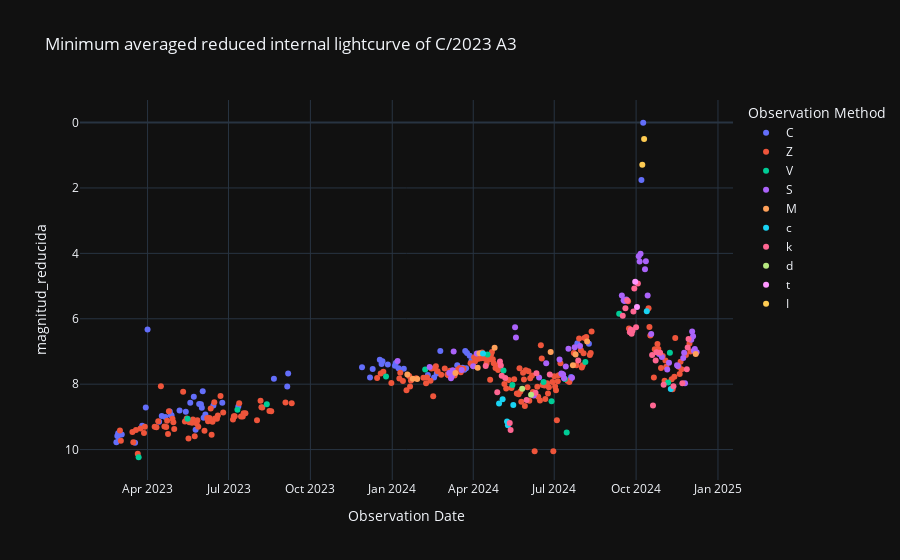

Here is the notebook cell this chart was saved with:
### Code cell
# Curva de luz interna
curva_de_luz_interna(nombre_del_cometa, curva_de_luz_interna_df, 'envolvente_inferior')

### Figure 1 — Plotly figure (JSON) as saved in the notebook; plotly's stock layout.template omitted (floating-point values rounded to 4 significant figures; data arrays with more than 128 entries replaced by an {"elided": "..."} marker saying what was removed)
{"data": [{"hovertemplate": "Observation Method=C<br>Observation Date=%{x}<br>magnitud_reducida=%{y}<extra></extra>", "legendgroup": "C", "marker": {"color": "#636efa", "symbol": "circle"}, "mode": "markers", "name": "C", "orientation": "v", "showlegend": true, "type": "scatter", "x": ["2023-02-25T00:00:00", "2023-02-26T00:00:00", "2023-02-27T00:00:00", "2023-02-28T00:00:00", "2023-03-03T00:00:00", "2023-03-18T00:00:00", "2023-03-26T00:00:00", "2023-03-30T00:00:00", "2023-04-01T00:00:00", "2023-04-14T00:00:00", "2023-04-17T00:00:00", "2023-04-21T00:00:00", "2023-04-26T00:00:00", "2023-04-27T00:00:00", "2023-04-28T00:00:00", "2023-05-07T00:00:00", "2023-05-14T00:00:00", "2023-05-19T00:00:00", "2023-05-23T00:00:00", "2023-05-25T00:00:00", "2023-05-29T00:00:00", "2023-05-31T00:00:00", "2023-06-01T00:00:00", "2023-06-02T00:00:00", "2023-06-03T00:00:00", "2023-06-05T00:00:00", "2023-06-14T00:00:00", "2023-06-24T00:00:00", "2023-07-12T00:00:00", "2023-08-21T00:00:00", "2023-09-05T00:00:00", "2023-09-06T00:00:00", "2023-11-28T00:00:00", "2023-12-07T00:00:00", "2023-12-10T00:00:00", "2023-12-18T00:00:00", "2023-12-20T00:00:00", "2023-12-21T00:00:00", "2023-12-27T00:00:00", "2024-01-04T00:00:00", "2024-01-05T00:00:00", "2024-01-08T00:00:00", "2024-01-14T00:00:00", "2024-02-10T00:00:00", "2024-02-17T00:00:00", "2024-02-20T00:00:00", "2024-02-24T00:00:00", "2024-03-14T00:00:00", "2024-03-20T00:00:00", "2024-03-22T00:00:00", "2024-03-23T00:00:00", "2024-03-24T00:00:00", "2024-03-25T00:00:00", "2024-03-28T00:00:00", "2024-03-30T00:00:00", "2024-07-19T00:00:00", "2024-07-20T00:00:00", "2024-07-27T00:00:00", "2024-08-09T00:00:00", "2024-10-07T00:00:00", "2024-10-09T00:00:00"], "xaxis": "x", "y": [9.778, 9.588, 9.499, 9.709, 9.54, 9.794, 9.273, 8.712, 6.331, 9.146, 8.97, 9.001, 8.838, 8.945, 8.951, 8.808, 8.846, 8.569, 8.386, 9.393, 8.608, 8.614, 8.717, 8.22, 9.023, 8.929, 8.649, 8.565, 8.684, 7.831, 8.069, 7.672, 7.479, 7.796, 7.537, 7.254, 7.385, 7.3, 7.398, 7.437, 7.355, 7.51, 7.525, 7.722, 7.798, 7.676, 6.982, 7.419, 7.496, 7.555, 6.985, 7.514, 7.044, 7.133, 7.291, 7.857, 7.778, 6.747, 6.767, 1.753, 0.006221], "yaxis": "y"}, {"hovertemplate": "Observation Method=Z<br>Observation Date=%{x}<br>magnitud_reducida=%{y}<extra></extra>", "legendgroup": "Z", "marker": {"color": "#EF553B", "symbol": "circle"}, "mode": "markers", "name": "Z", "orientation": "v", "showlegend": true, "type": "scatter", "x": {"elided": "197 str values"}, "xaxis": "x", "y": {"elided": "197 float values"}, "yaxis": "y"}, {"hovertemplate": "Observation Method=V<br>Observation Date=%{x}<br>magnitud_reducida=%{y}<extra></extra>", "legendgroup": "V", "marker": {"color": "#00cc96", "symbol": "circle"}, "mode": "markers", "name": "V", "orientation": "v", "showlegend": true, "type": "scatter", "x": ["2023-03-22T00:00:00", "2023-05-16T00:00:00", "2023-07-11T00:00:00", "2023-08-13T00:00:00", "2023-12-25T00:00:00", "2024-02-07T00:00:00", "2024-04-17T00:00:00", "2024-05-05T00:00:00", "2024-05-15T00:00:00", "2024-06-19T00:00:00", "2024-06-28T00:00:00", "2024-07-13T00:00:00", "2024-07-15T00:00:00", "2024-08-05T00:00:00", "2024-09-12T00:00:00", "2024-11-06T00:00:00", "2024-11-08T00:00:00"], "xaxis": "x", "y": [10.23, 9.055, 8.783, 8.617, 7.765, 7.549, 7.093, 7.581, 8.027, 7.935, 8.525, 7.84, 9.476, 7.322, 5.844, 7.945, 7.042], "yaxis": "y"}, {"hovertemplate": "Observation Method=S<br>Observation Date=%{x}<br>magnitud_reducida=%{y}<extra></extra>", "legendgroup": "S", "marker": {"color": "#ab63fa", "symbol": "circle"}, "mode": "markers", "name": "S", "orientation": "v", "showlegend": true, "type": "scatter", "x": ["2024-01-07T00:00:00", "2024-02-12T00:00:00", "2024-03-05T00:00:00", "2024-03-07T00:00:00", "2024-03-08T00:00:00", "2024-03-09T00:00:00", "2024-03-10T00:00:00", "2024-03-19T00:00:00", "2024-04-01T00:00:00", "2024-04-05T00:00:00", "2024-05-18T00:00:00", "2024-05-19T00:00:00", "2024-06-08T00:00:00", "2024-06-14T00:00:00", "2024-06-22T00:00:00", "2024-07-07T00:00:00", "2024-07-09T00:00:00", "2024-07-10T00:00:00", "2024-07-11T00:00:00", "2024-07-12T00:00:00", "2024-07-14T00:00:00", "2024-07-17T00:00:00", "2024-07-21T00:00:00", "2024-07-24T00:00:00", "2024-07-30T00:00:00", "2024-09-15T00:00:00", "2024-09-17T00:00:00", "2024-09-18T00:00:00", "2024-09-20T00:00:00", "2024-10-04T00:00:00", "2024-10-05T00:00:00", "2024-10-06T00:00:00", "2024-10-11T00:00:00", "2024-10-12T00:00:00", "2024-10-14T00:00:00", "2024-10-18T00:00:00", "2024-10-27T00:00:00", "2024-10-30T00:00:00", "2024-11-05T00:00:00", "2024-11-07T00:00:00", "2024-11-16T00:00:00", "2024-11-17T00:00:00", "2024-11-23T00:00:00", "2024-11-24T00:00:00", "2024-11-25T00:00:00", "2024-12-02T00:00:00", "2024-12-03T00:00:00", "2024-12-04T00:00:00", "2024-12-05T00:00:00", "2024-12-06T00:00:00", "2024-12-08T00:00:00"], "xaxis": "x", "y": [7.292, 7.471, 7.659, 7.816, 7.745, 7.573, 7.002, 7.566, 7.45, 7.066, 6.263, 6.574, 8.347, 7.793, 7.362, 7.242, 7.672, 7.689, 7.705, 7.822, 7.457, 6.916, 7.801, 6.871, 6.832, 5.29, 5.432, 5.457, 5.409, 4.087, 4.252, 4.008, 4.485, 4.244, 5.287, 6.466, 7.076, 7.168, 7.553, 7.343, 7.424, 7.444, 7.203, 7.035, 7.97, 6.645, 6.387, 6.532, 6.978, 6.926, 7.022], "yaxis": "y"}, {"hovertemplate": "Observation Method=M<br>Observation Date=%{x}<br>magnitud_reducida=%{y}<extra></extra>", "legendgroup": "M", "marker": {"color": "#FFA15A", "symbol": "circle"}, "mode": "markers", "name": "M", "orientation": "v", "showlegend": true, "type": "scatter", "x": ["2024-01-18T00:00:00", "2024-01-24T00:00:00", "2024-01-29T00:00:00", "2024-03-12T00:00:00", "2024-04-06T00:00:00", "2024-04-08T00:00:00", "2024-04-25T00:00:00", "2024-06-27T00:00:00", "2024-07-22T00:00:00", "2024-07-25T00:00:00", "2024-08-07T00:00:00", "2024-12-07T00:00:00"], "xaxis": "x", "y": [7.705, 7.831, 7.841, 7.661, 7.494, 7.051, 6.882, 7.013, 7.423, 7.096, 6.693, 7.074], "yaxis": "y"}, {"hovertemplate": "Observation Method=c<br>Observation Date=%{x}<br>magnitud_reducida=%{y}<extra></extra>", "legendgroup": "c", "marker": {"color": "#19d3f3", "symbol": "circle"}, "mode": "markers", "name": "c", "orientation": "v", "showlegend": true, "type": "scatter", "x": ["2024-04-12T00:00:00", "2024-04-30T00:00:00", "2024-05-04T00:00:00", "2024-05-09T00:00:00", "2024-05-10T00:00:00", "2024-05-16T00:00:00", "2024-10-13T00:00:00", "2024-11-09T00:00:00"], "xaxis": "x", "y": [7.061, 8.588, 8.462, 9.145, 9.259, 8.64, 5.773, 8.144], "yaxis": "y"}, {"hovertemplate": "Observation Method=k<br>Observation Date=%{x}<br>magnitud_reducida=%{y}<extra></extra>", "legendgroup": "k", "marker": {"color": "#FF6692", "symbol": "circle"}, "mode": "markers", "name": "k", "orientation": "v", "showlegend": true, "type": "scatter", "x": ["2024-04-15T00:00:00", "2024-04-28T00:00:00", "2024-05-01T00:00:00", "2024-05-02T00:00:00", "2024-05-03T00:00:00", "2024-05-07T00:00:00", "2024-05-12T00:00:00", "2024-05-13T00:00:00", "2024-05-31T00:00:00", "2024-06-10T00:00:00", "2024-06-11T00:00:00", "2024-06-26T00:00:00", "2024-07-28T00:00:00", "2024-09-16T00:00:00", "2024-09-19T00:00:00", "2024-09-21T00:00:00", "2024-09-24T00:00:00", "2024-09-25T00:00:00", "2024-09-26T00:00:00", "2024-09-27T00:00:00", "2024-09-28T00:00:00", "2024-09-29T00:00:00", "2024-10-01T00:00:00", "2024-10-03T00:00:00", "2024-10-19T00:00:00", "2024-10-20T00:00:00", "2024-10-23T00:00:00", "2024-10-24T00:00:00", "2024-10-28T00:00:00", "2024-11-01T00:00:00", "2024-11-12T00:00:00", "2024-11-22T00:00:00", "2024-11-27T00:00:00", "2024-11-28T00:00:00", "2024-11-29T00:00:00"], "xaxis": "x", "y": [7.442, 8.247, 7.307, 7.426, 7.744, 7.813, 9.188, 9.401, 8.486, 8.261, 7.669, 7.703, 7.275, 5.909, 5.682, 5.443, 6.416, 6.337, 6.458, 6.368, 5.775, 5.073, 6.26, 4.918, 7.109, 8.654, 7.276, 7.024, 7.037, 8.015, 8.064, 7.974, 7.542, 6.879, 6.619], "yaxis": "y"}, {"hovertemplate": "Observation Method=d<br>Observation Date=%{x}<br>magnitud_reducida=%{y}<extra></extra>", "legendgroup": "d", "marker": {"color": "#B6E880", "symbol": "circle"}, "mode": "markers", "name": "d", "orientation": "v", "showlegend": true, "type": "scatter", "x": ["2024-05-26T00:00:00", "2024-06-05T00:00:00"], "xaxis": "x", "y": [8.143, 8.325], "yaxis": "y"}, {"hovertemplate": "Observation Method=t<br>Observation Date=%{x}<br>magnitud_reducida=%{y}<extra></extra>", "legendgroup": "t", "marker": {"color": "#FF97FF", "symbol": "circle"}, "mode": "markers", "name": "t", "orientation": "v", "showlegend": true, "type": "scatter", "x": ["2024-09-30T00:00:00", "2024-10-02T00:00:00"], "xaxis": "x", "y": [4.869, 5.642], "yaxis": "y"}, {"hovertemplate": "Observation Method=I<br>Observation Date=%{x}<br>magnitud_reducida=%{y}<extra></extra>", "legendgroup": "I", "marker": {"color": "#FECB52", "symbol": "circle"}, "mode": "markers", "name": "I", "orientation": "v", "showlegend": true, "type": "scatter", "x": ["2024-10-08T00:00:00", "2024-10-10T00:00:00"], "xaxis": "x", "y": [1.289, 0.5069], "yaxis": "y"}], "layout": {"legend": {"title": {"text": "Observation Method"}, "tracegroupgap": 0}, "title": {"text": "Minimum averaged reduced internal lightcurve of C/2023 A3"}, "xaxis": {"anchor": "y", "domain": [0, 1], "title": {"text": "Observation Date"}}, "yaxis": {"anchor": "x", "autorange": "reversed", "domain": [0, 1], "title": {"text": "magnitud_reducida"}}}}
